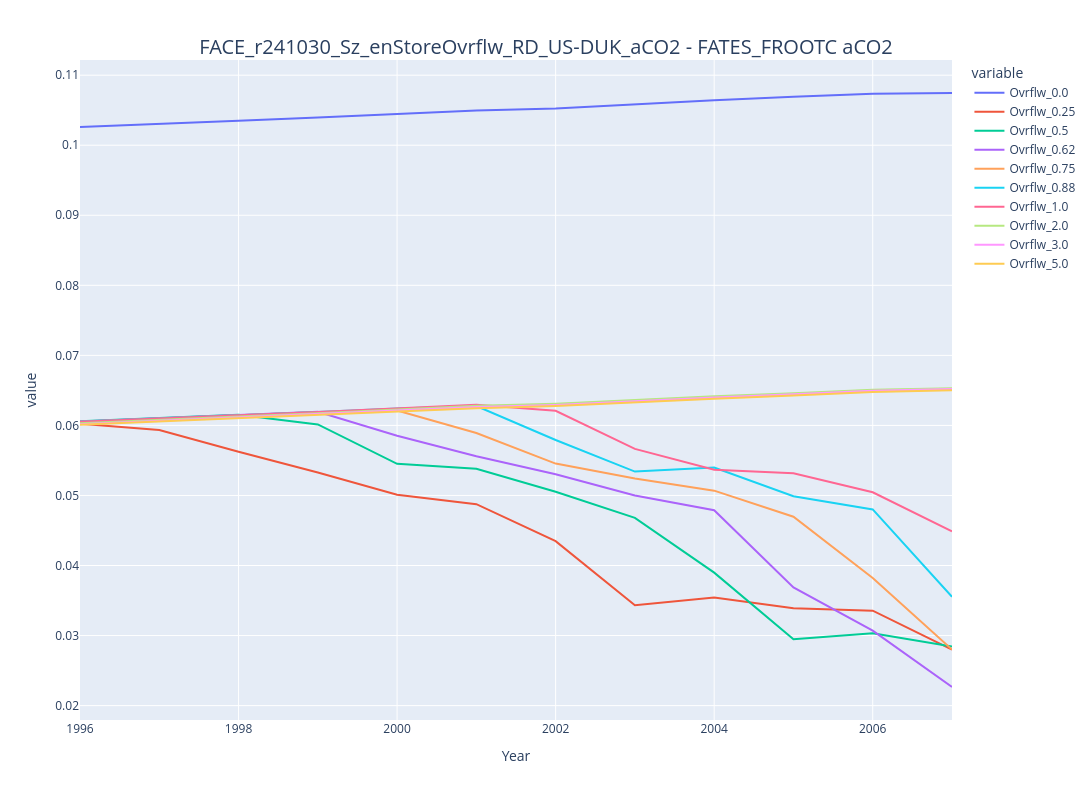

The notebook cell saved with this chart:
### Code cell
import plotly.graph_objects as go
from plotly.subplots import make_subplots
import plotly.express as px
df_tmp = dict_df[k.replace('eCO2', 'aCO2')] 

#df_tmp = dict_df[site][var].copy(deep=True)
if var == "FATES_NPP_Minus_EXCESS_RESP":
    var_tmp = "NPP"
elif var == "FATES_NPP":
    var_tmp = "NPP"
else:
    var_tmp = var
    
fig = px.line(df_tmp[:], x="Year", y=df_tmp.columns,
  hover_data={"Year": "%Y"},)
kt= k.replace("_eCO2","_aCO2")
# Update layout with a custom title
fig.update_layout(
title={
    'text': f" {kt} - {var} aCO2 ",
    'y': 0.95,  # Position title slightly above the plot
    'x': 0.5,  # Center the title horizontally
    'xanchor': 'center',
    'yanchor': 'top'
},
title_font=dict(size=20),  # Adjust the font size of the title
width=1200, height=800  # Adjust width and height as needed
)
# Save the plot as an HTML file
path_html_save = "/Users/ud4/repos/GitHub/FATESFACE/Plume_Plots/HTML_plots"
#fig.write_html(f"{path_html_save}/{var}_{site}_{fn}_{co2_case}_minC{min_checks}_line_plot.html")
print (f"{var}_{site}_{fn}_{co2_case}_{case_id}_line_plot.html")
# Show the plot
fig.show()

### Figure 1 — Plotly figure (JSON) as saved in the notebook; plotly's stock layout.template omitted (floating-point values rounded to 4 significant figures)
{"data": [{"hovertemplate": "variable=Ovrflw_0.0<br>Year=%{x%Y}<br>value=%{y}<extra></extra>", "legendgroup": "Ovrflw_0.0", "line": {"color": "#636efa", "dash": "solid"}, "marker": {"symbol": "circle"}, "mode": "lines", "name": "Ovrflw_0.0", "orientation": "v", "showlegend": true, "type": "scatter", "x": [1996, 1997, 1998, 1999, 2000, 2001, 2002, 2003, 2004, 2005, 2006, 2007], "xaxis": "x", "y": [0.1026, 0.1031, 0.1035, 0.1039, 0.1044, 0.105, 0.1052, 0.1058, 0.1064, 0.1069, 0.1073, 0.1075], "yaxis": "y"}, {"hovertemplate": "variable=Ovrflw_0.25<br>Year=%{x%Y}<br>value=%{y}<extra></extra>", "legendgroup": "Ovrflw_0.25", "line": {"color": "#EF553B", "dash": "solid"}, "marker": {"symbol": "circle"}, "mode": "lines", "name": "Ovrflw_0.25", "orientation": "v", "showlegend": true, "type": "scatter", "x": [1996, 1997, 1998, 1999, 2000, 2001, 2002, 2003, 2004, 2005, 2006, 2007], "xaxis": "x", "y": [0.06024, 0.05933, 0.05624, 0.05329, 0.0501, 0.04876, 0.04347, 0.03432, 0.03543, 0.0339, 0.03355, 0.028], "yaxis": "y"}, {"hovertemplate": "variable=Ovrflw_0.5<br>Year=%{x%Y}<br>value=%{y}<extra></extra>", "legendgroup": "Ovrflw_0.5", "line": {"color": "#00cc96", "dash": "solid"}, "marker": {"symbol": "circle"}, "mode": "lines", "name": "Ovrflw_0.5", "orientation": "v", "showlegend": true, "type": "scatter", "x": [1996, 1997, 1998, 1999, 2000, 2001, 2002, 2003, 2004, 2005, 2006, 2007], "xaxis": "x", "y": [0.06059, 0.06109, 0.06151, 0.06014, 0.05451, 0.05381, 0.05053, 0.0468, 0.03898, 0.02946, 0.03031, 0.02845], "yaxis": "y"}, {"hovertemplate": "variable=Ovrflw_0.62<br>Year=%{x%Y}<br>value=%{y}<extra></extra>", "legendgroup": "Ovrflw_0.62", "line": {"color": "#ab63fa", "dash": "solid"}, "marker": {"symbol": "circle"}, "mode": "lines", "name": "Ovrflw_0.62", "orientation": "v", "showlegend": true, "type": "scatter", "x": [1996, 1997, 1998, 1999, 2000, 2001, 2002, 2003, 2004, 2005, 2006, 2007], "xaxis": "x", "y": [0.06057, 0.06108, 0.0615, 0.06193, 0.05852, 0.05561, 0.05303, 0.05, 0.04789, 0.03687, 0.03071, 0.02266], "yaxis": "y"}, {"hovertemplate": "variable=Ovrflw_0.75<br>Year=%{x%Y}<br>value=%{y}<extra></extra>", "legendgroup": "Ovrflw_0.75", "line": {"color": "#FFA15A", "dash": "solid"}, "marker": {"symbol": "circle"}, "mode": "lines", "name": "Ovrflw_0.75", "orientation": "v", "showlegend": true, "type": "scatter", "x": [1996, 1997, 1998, 1999, 2000, 2001, 2002, 2003, 2004, 2005, 2006, 2007], "xaxis": "x", "y": [0.06053, 0.06103, 0.06146, 0.06192, 0.06213, 0.05892, 0.05455, 0.05244, 0.05069, 0.04697, 0.03822, 0.02799], "yaxis": "y"}, {"hovertemplate": "variable=Ovrflw_0.88<br>Year=%{x%Y}<br>value=%{y}<extra></extra>", "legendgroup": "Ovrflw_0.88", "line": {"color": "#19d3f3", "dash": "solid"}, "marker": {"symbol": "circle"}, "mode": "lines", "name": "Ovrflw_0.88", "orientation": "v", "showlegend": true, "type": "scatter", "x": [1996, 1997, 1998, 1999, 2000, 2001, 2002, 2003, 2004, 2005, 2006, 2007], "xaxis": "x", "y": [0.06051, 0.06102, 0.06145, 0.06191, 0.0624, 0.06277, 0.05792, 0.0534, 0.05399, 0.0499, 0.04801, 0.03554], "yaxis": "y"}, {"hovertemplate": "variable=Ovrflw_1.0<br>Year=%{x%Y}<br>value=%{y}<extra></extra>", "legendgroup": "Ovrflw_1.0", "line": {"color": "#FF6692", "dash": "solid"}, "marker": {"symbol": "circle"}, "mode": "lines", "name": "Ovrflw_1.0", "orientation": "v", "showlegend": true, "type": "scatter", "x": [1996, 1997, 1998, 1999, 2000, 2001, 2002, 2003, 2004, 2005, 2006, 2007], "xaxis": "x", "y": [0.06051, 0.06102, 0.06145, 0.06191, 0.06241, 0.06294, 0.06209, 0.05665, 0.05368, 0.05316, 0.05046, 0.04489], "yaxis": "y"}, {"hovertemplate": "variable=Ovrflw_2.0<br>Year=%{x%Y}<br>value=%{y}<extra></extra>", "legendgroup": "Ovrflw_2.0", "line": {"color": "#B6E880", "dash": "solid"}, "marker": {"symbol": "circle"}, "mode": "lines", "name": "Ovrflw_2.0", "orientation": "v", "showlegend": true, "type": "scatter", "x": [1996, 1997, 1998, 1999, 2000, 2001, 2002, 2003, 2004, 2005, 2006, 2007], "xaxis": "x", "y": [0.06031, 0.06083, 0.06127, 0.06174, 0.06225, 0.0628, 0.0631, 0.06366, 0.06416, 0.0646, 0.06509, 0.06531], "yaxis": "y"}, {"hovertemplate": "variable=Ovrflw_3.0<br>Year=%{x%Y}<br>value=%{y}<extra></extra>", "legendgroup": "Ovrflw_3.0", "line": {"color": "#FF97FF", "dash": "solid"}, "marker": {"symbol": "circle"}, "mode": "lines", "name": "Ovrflw_3.0", "orientation": "v", "showlegend": true, "type": "scatter", "x": [1996, 1997, 1998, 1999, 2000, 2001, 2002, 2003, 2004, 2005, 2006, 2007], "xaxis": "x", "y": [0.06017, 0.06067, 0.0611, 0.06156, 0.06207, 0.06262, 0.06292, 0.06349, 0.064, 0.06446, 0.06496, 0.06519], "yaxis": "y"}, {"hovertemplate": "variable=Ovrflw_5.0<br>Year=%{x%Y}<br>value=%{y}<extra></extra>", "legendgroup": "Ovrflw_5.0", "line": {"color": "#FECB52", "dash": "solid"}, "marker": {"symbol": "circle"}, "mode": "lines", "name": "Ovrflw_5.0", "orientation": "v", "showlegend": true, "type": "scatter", "x": [1996, 1997, 1998, 1999, 2000, 2001, 2002, 2003, 2004, 2005, 2006, 2007], "xaxis": "x", "y": [0.06011, 0.06059, 0.061, 0.06145, 0.06193, 0.06247, 0.06276, 0.06331, 0.06382, 0.06428, 0.06479, 0.06503], "yaxis": "y"}], "layout": {"height": 800, "legend": {"title": {"text": "variable"}, "tracegroupgap": 0}, "margin": {"t": 60}, "title": {"font": {"size": 20}, "text": " FACE_r241030_Sz_enStoreOvrflw_RD_US-DUK_aCO2 - FATES_FROOTC aCO2 ", "x": 0.5, "xanchor": "center", "y": 0.95, "yanchor": "top"}, "width": 1200, "xaxis": {"anchor": "y", "autorange": true, "domain": [0, 1], "range": [1996, 2007], "title": {"text": "Year"}, "type": "linear"}, "yaxis": {"anchor": "x", "autorange": true, "domain": [0, 1], "range": [0.01794, 0.1122], "title": {"text": "value"}, "type": "linear"}}}
